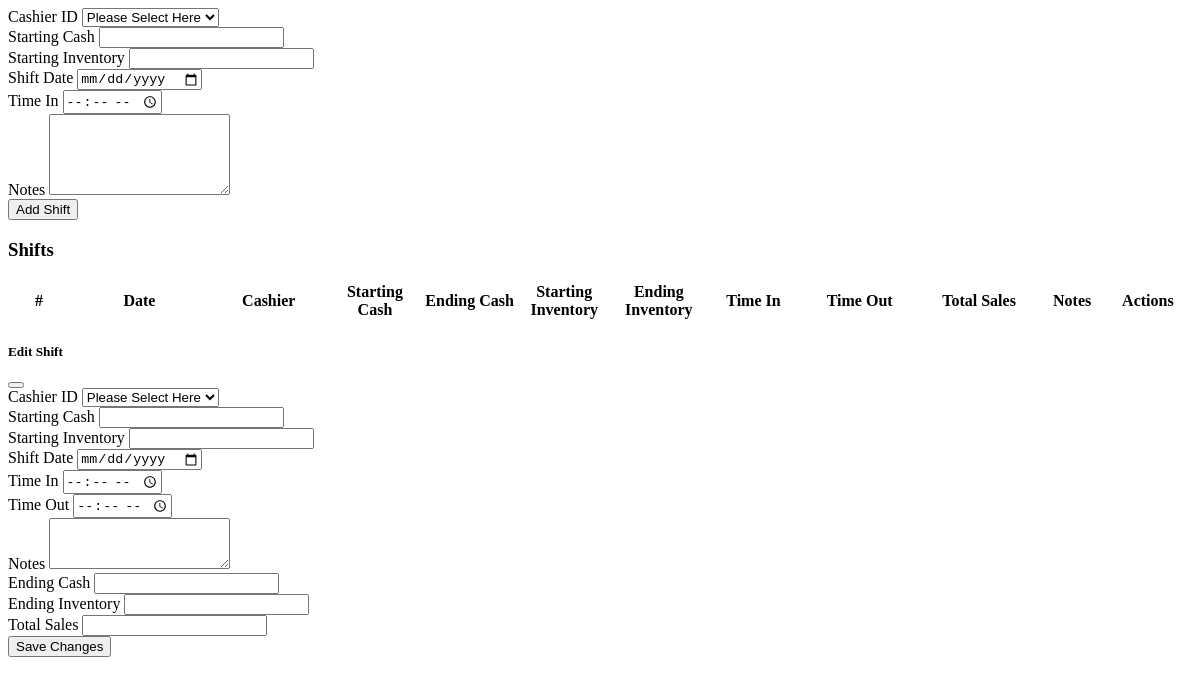
Page /manage_shifts.php on the earlier database version.
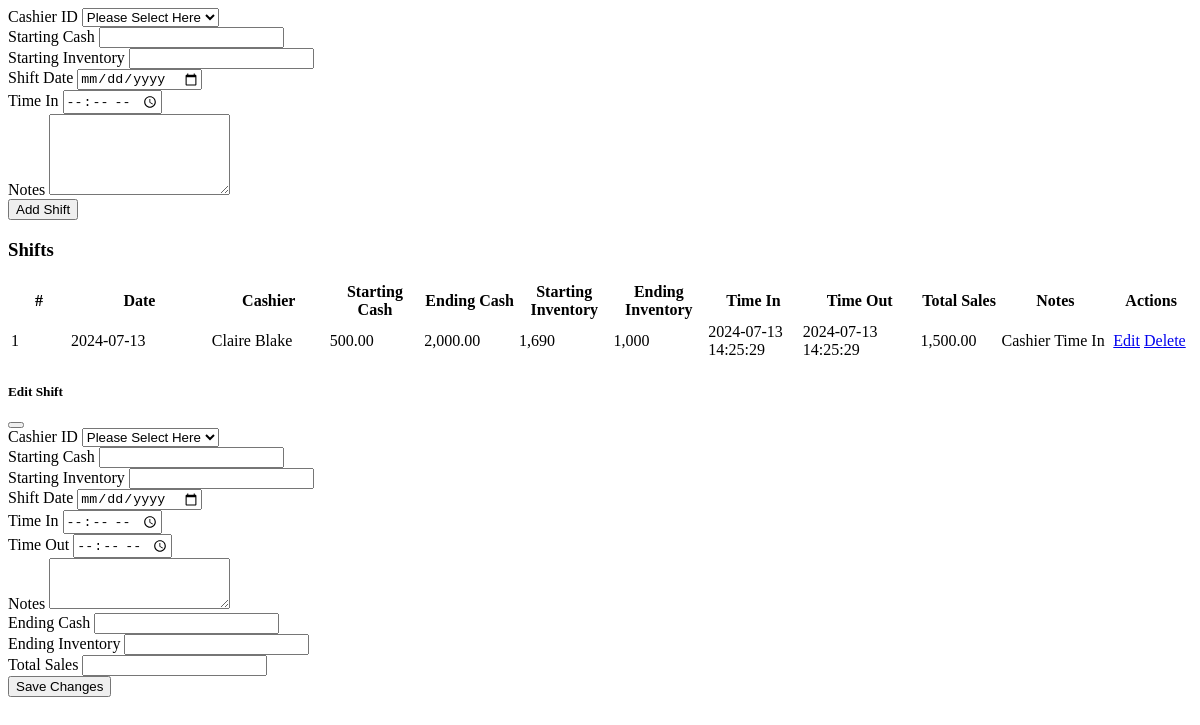
Same page on the later database version.
### tables this page shows
CREATE TABLE `cashier_shifts` (
  `shift_id` int(11) NOT NULL,
  `cashier_id` int(30) NOT NULL,
  `starting_cash` decimal(10,2) NOT NULL,
  `ending_cash` decimal(10,2) DEFAULT NULL,
  `starting_inventory` int(11) NOT NULL,
  `ending_inventory` int(11) DEFAULT NULL,
  `sales` decimal(10,2) DEFAULT NULL,
  `notes` text DEFAULT NULL,
  `shift_date` date NOT NULL,
  `time_in` timestamp NOT NULL DEFAULT current_timestamp(),
  `time_out` timestamp NULL DEFAULT NULL
);

CREATE TABLE `user_list` (
  `user_id` int(30) NOT NULL,
  `fullname` text NOT NULL,
  `username` text NOT NULL,
  `password` text NOT NULL,
  `type` int(30) NOT NULL DEFAULT 1,
  `status` tinyint(1) NOT NULL DEFAULT 1,
  `email` varchar(255) DEFAULT NULL,
  `phone_number` varchar(20) DEFAULT NULL,
  `date_created` timestamp NOT NULL DEFAULT current_timestamp()
);

### manage_shifts.php (the view, shortened to what this page needs)
<?php
require_once("DBConnection.php");
$dfrom = isset($_GET['date_from']) ? $_GET['date_from'] : date("Y-m-d", strtotime(date("Y-m-d") . " -1 week"));
$dto = isset($_GET['date_to']) ? $_GET['date_to'] : date("Y-m-d");
?>
<div class="container-fluid">
    <div class="row">
        <div class="col-md-4">
            <form action="" id="shift-form">
                <div class="form-group">
                    <label for="cashier_id" class="control-label">Cashier ID</label>
                    <select name="cashier_id" id="cashier_id" class="form-select form-select-sm rounded-0" required>
                        <option <?php echo (!isset($cashier_id)) ? 'selected' : '' ?> disabled>Please Select Here</option>
                    </select>
                </div>
                <div class="form-group">
                    <label for="starting_cash" class="control-label">Starting Cash</label>
                    <input type="number" step="any" name="starting_cash" id="starting_cash" required class="form-control form-control-sm rounded-0 text-end" value="<?php echo isset($starting_cash) ? $starting_cash : '' ?>">
                </div>
                <div class="form-group">
                    <label for="starting_inventory" class="control-label">Starting Inventory</label>
                    <input type="number" step="any" name="starting_inventory" id="starting_inventory" required class="form-control form-control-sm rounded-0 text-end" value="<?php echo isset($starting_inventory) ? $starting_inventory : '' ?>">
                </div>
                <div class="form-group">
                    <label for="shift_date" class="control-label">Shift Date</label>
                    <input type="date" name="shift_date" id="shift_date" required class="form-control form-control-sm rounded-0" value="<?php echo isset($shift_date) ? $shift_date : '' ?>">
                </div>
                <div class="form-group">
                    <label for="time_in" class="control-label">Time In</label>
                    <input type="time" name="time_in" id="time_in" class="form-control form-control-sm rounded-0" value="<?php echo isset($time_in) ? date('H:i', strtotime($time_in)) : '' ?>">
                </div>
                <div class="form-group">
                    <label for="notes" class="control-label">Notes</label>
                    <textarea name="notes" id="notes" class="form-control form-control-sm rounded-0" rows="5"><?php echo isset($notes) ? $notes : '' ?></textarea>
                </div>
                <div class="form-group">
                    <button type="submit" class="btn btn-primary rounded-0"><?php echo isset($shift_id) ? 'Update Shift' : 'Add Shift' ?></button>
                </div>
            </form>
        </div>
        <div class="col-md-8">
            <div class="card rounded-0 shadow">
                <div class="card-header d-flex justify-content-between">
                    <h3 class="card-title">Shifts</h3>
                </div>
                <div class="card-body">
                    <div style="max-height: 400px; overflow-y: auto;">
                        <table class="table table-hover table-striped table-bordered">
                            <colgroup>
                                <col width="5%">
                                <col width="12%">
                                <col width="10%">
                                <col width="8%">
                                <col width="8%">
                                <col width="8%">
                                <col width="8%">
                                <col width="8%">
                                <col width="10%">
                            </colgroup>
                            <thead>
                                <tr>
                                    <th class="text-center p-0">#</th>
                                    <th class="text-center p-0">Date</th>
                                    <th class="text-center p-0">Cashier</th>
                                    <th class="text-center p-0">Starting Cash</th>
                                    <th class="text-center p-0">Ending Cash</th>
                                    <th class="text-center p-0">Starting Inventory</th>
                                    <th class="text-center p-0">Ending Inventory</th>
                                    <th class="text-center p-0">Time In</th>
                                    <th class="text-center p-0">Time Out</th>
                                    <th class="text-center p-0">Total Sales</th>
                                    <th class="text-center p-0">Notes</th>
                                    <th class="text-center p-0">Actions</th>
                                </tr>
                            </thead>
                            <tbody>
                                <?php
                                $sql = "SELECT cs.*, u.fullname as cashier
                                        FROM `cashier_shifts` cs
                                        INNER JOIN `user_list` u ON cs.cashier_id = u.user_id
                                        WHERE date(cs.shift_date) BETWEEN '{$dfrom}' AND '{$dto}'
                                        ORDER BY cs.shift_date ASC";
                                $qry = $conn->query($sql);
                                $i = 1;
                                while($row = $qry->fetch_assoc()): ?>
                                    <tr>
                                        <td class="text-center p-0"><?php echo $i++; ?></td>
                                        <td class="py-0 px-1"><?php echo date("Y-m-d", strtotime($row['shift_date'])) ?></td>
                                        <td class="py-0 px-1"><?php echo $row['cashier'] ?></td>
                                        <td class="py-0 px-1 text-end"><?php echo number_format($row['starting_cash'], 2) ?></td>
                                        <td class="py-0 px-1 text-end"><?php echo number_format($row['ending_cash'], 2) ?></td>
                                        <td class="py-0 px-1 text-end"><?php echo number_format($row['starting_inventory']) ?></td>
                                        <td class="py-0 px-1 text-end"><?php echo number_format($row['ending_inventory']) ?></td>
                                        <td class="py-0 px-1"><?php echo $row['time_in'] ?></td>
                                        <td class="py-0 px-1"><?php echo $row['time_out'] ?></td>
                                        <td class="py-0 px-1 text-end"><?php echo number_format($row['sales'], 2) ?></td>
                                        <td class="py-0 px-1"><?php echo $row['notes'] ?></td>
                                        <td class="py-0 px-1 text-center">
                                            <a href="#" class="btn btn-sm btn-primary rounded-0 edit-shift" data-shift-id="<?php echo $row['shift_id']; ?>">Edit</a>
                                            <a href="#" class="text-danger ms-2 delete-shift" data-shift-id="<?php echo $row['shift_id']; ?>">Delete</a>
                                        </td>
                                    </tr>
                                <?php endwhile; ?>
                            </tbody>
                        </table>
                    </div>
                </div>
            </div>
        </div>
    </div>
</div>
<div class="modal fade" id="editShiftModal" tabindex="-1" aria-labelledby="editShiftModalLabel" aria-hidden="true">
    <div class="modal-dialog modal-lg">
        <div class="modal-content">
            <div class="modal-header">
                <h5 class="modal-title" id="editShiftModalLabel">Edit Shift</h5>
                <button type="button" class="btn-close" data-bs-dismiss="modal" aria-label="Close"></button>
            </div>
            <div class="modal-body">
                <form id="edit-shift-form">
                    <div class="mb-3">
                        <label for="edit-cashier-id" class="form-label">Cashier ID</label>
                        <select name="cashier_id" id="cashier_id" class="form-select form-select-sm rounded-0" required>
                        <option <?php echo (!isset($cashier_id)) ? 'selected' : '' ?> disabled>Please Select Here</option>
                    </select>
                    </div>
                    <div class="mb-3">
                        <label for="edit-starting-cash" class="form-label">Starting Cash</label>
                        <input type="number" class="form-control" id="edit-starting-cash" name="starting_cash" required>
                    </div>
                    <div class="mb-3">
                        <label for="edit-starting-inventory" class="form-label">Starting Inventory</label>
                        <input type="number" class="form-control" id="edit-starting-inventory" name="starting_inventory" required>
                    </div>
                    <div class="mb-3">
                        <label for="edit-shift-date" class="form-label">Shift Date</label>
                        <input type="date" class="form-control" id="edit-shift-date" name="shift_date" required>
                    </div>
                    <div class="mb-3">
                        <label for="edit-time-in" class="form-label">Time In</label>
                        <input type="time" class="form-control" id="edit-time-in" name="time_in" value="<?php echo isset($time_in) ? date('H:i', strtotime($time_in)) : '' ?>">
                    </div>
                    <div class="mb-3">
                        <label for="edit-time-out" class="form-label">Time Out</label>
                        <input type="time" class="form-control" id="edit-time-out" name="time_out" value="<?php echo isset($time_out) ? date('H:i', strtotime($time_out)) : '' ?>">
                    </div>
                    <div class="mb-3">
                        <label for="edit-notes" class="form-label">Notes</label>
                        <textarea class="form-control" id="edit-notes" name="notes" rows="3"></textarea>
                    </div>
                    <div class="mb-3">
                        <label for="edit-ending-cash" class="form-label">Ending Cash</label>
                        <input type="number" class="form-control" id="edit-ending-cash" name="ending_cash">
                    </div>
                    <div class="mb-3">
                        <label for="edit-ending-inventory" class="form-label">Ending Inventory</label>
                        <input type="number" class="form-control" id="edit-ending-inventory" name="ending_inventory">
                    </div>
                    <div class="mb-3">
                        <label for="edit-sales" class="form-label">Total Sales</label>
                        <input type="number" class="form-control" id="edit-sales" name="sales">
                    </div>
                    <div class="text-end">
                        <button type="submit" class="btn btn-primary">Save Changes</button>
                    </div>
                </form>
            </div>
        </div>
    </div>
</div>

Differences in the rows shown:
added cashier_shifts: shift_date "2024-07-13", cashier.fullname "Claire Blake", starting_cash "500.00", ending_cash "2,000.00", starting_inventory "1,690", ending_inventory "1,000", time_in "2024-07-13 14:25:29", time_out "2024-07-13 14:25:29", sales "1,500.00", notes "Cashier Time In"
